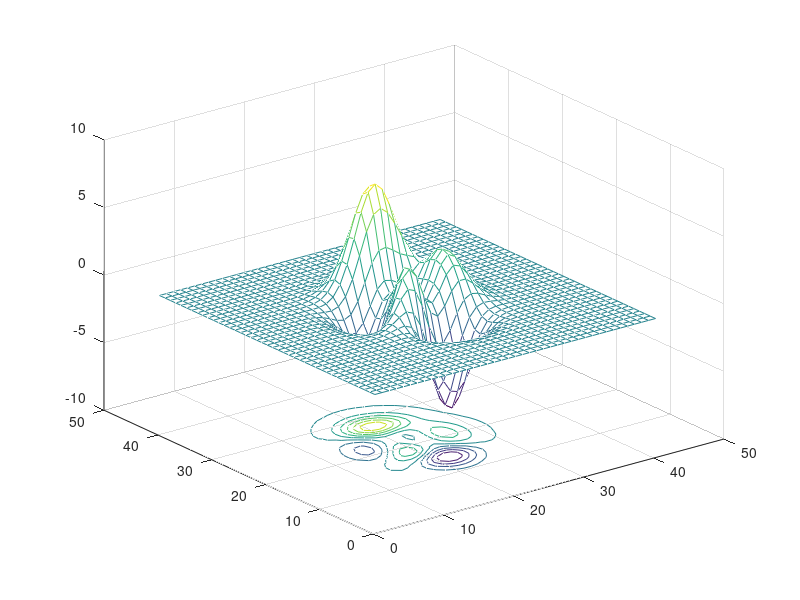
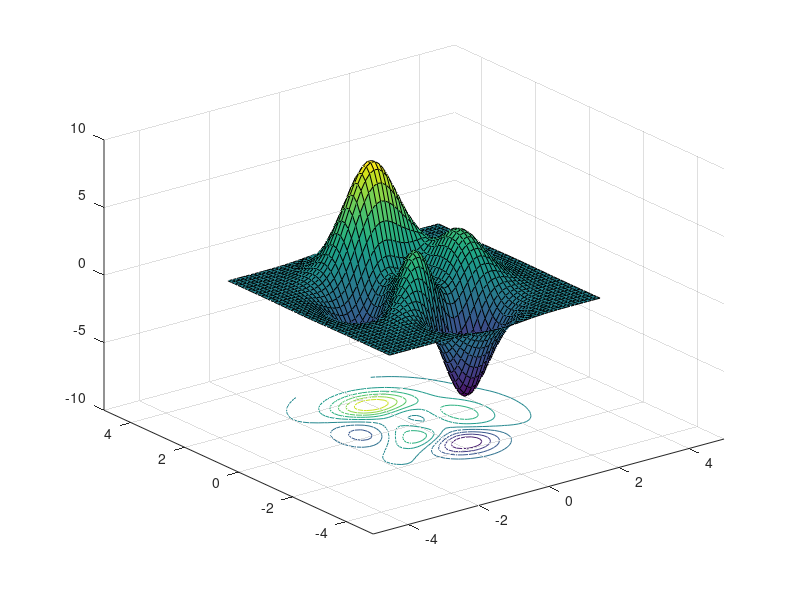
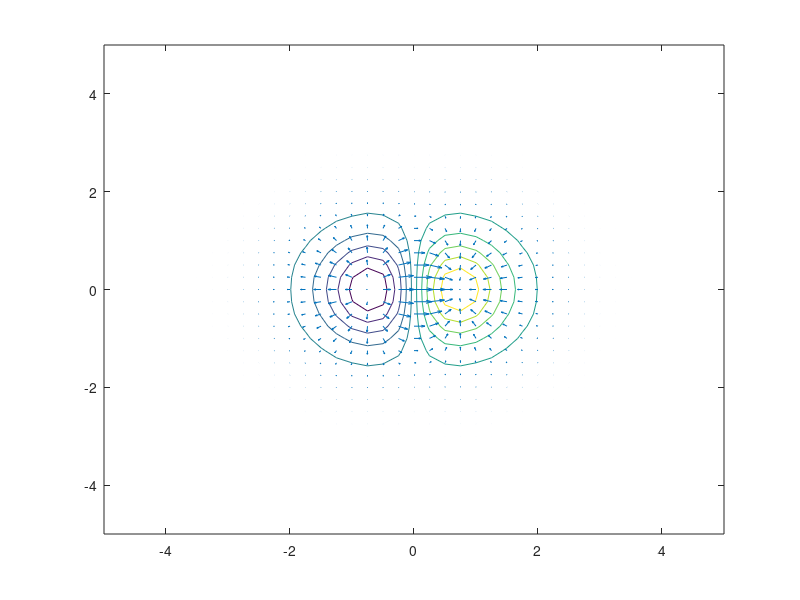

The MATLAB source for these figures, in order:
%figure(1)
%[X ,Y] = meshgrid(-10:.5:10);
%R = sqrt(X.^2 * Y.^2) + eps;
%Z = sin(R) ./R;
%mesh(Z);

figure(2)
[X ,Y] = meshgrid(-5:.25:5);
Z = peaks(X,Y);
meshc(Z);

figure(3)
[X ,Y, Z] = peaks(50);
surfc(X,Y,Z);
axis([-5 5 -5 5 -10 10]);

figure(4)
[X ,Y] = meshgrid(-5:.25:5);
Z = X.*exp(-X.^2 - Y.^2);
[DX, DY] = gradient(Z, .5, .5);
contour(X,Y,Z)
hold on
quiver(X, Y, DX, DY)
hold off 